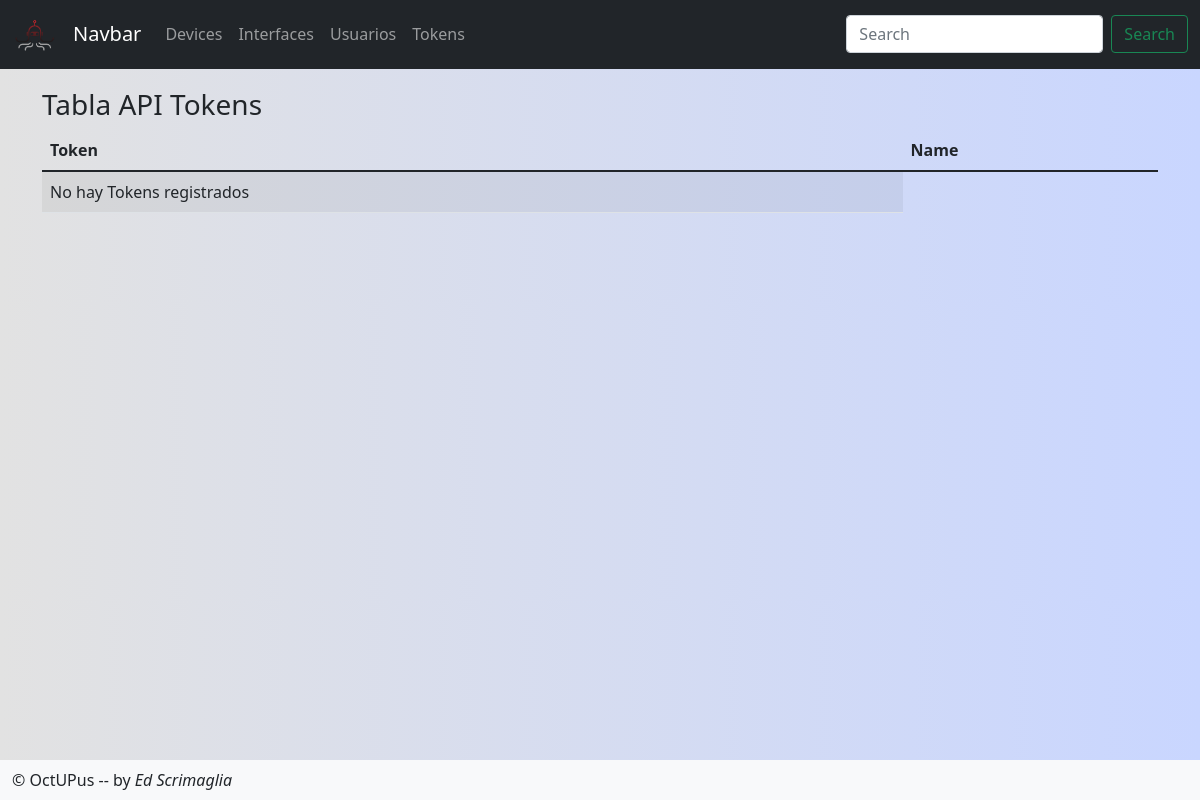
Page /tokens on the earlier database version.
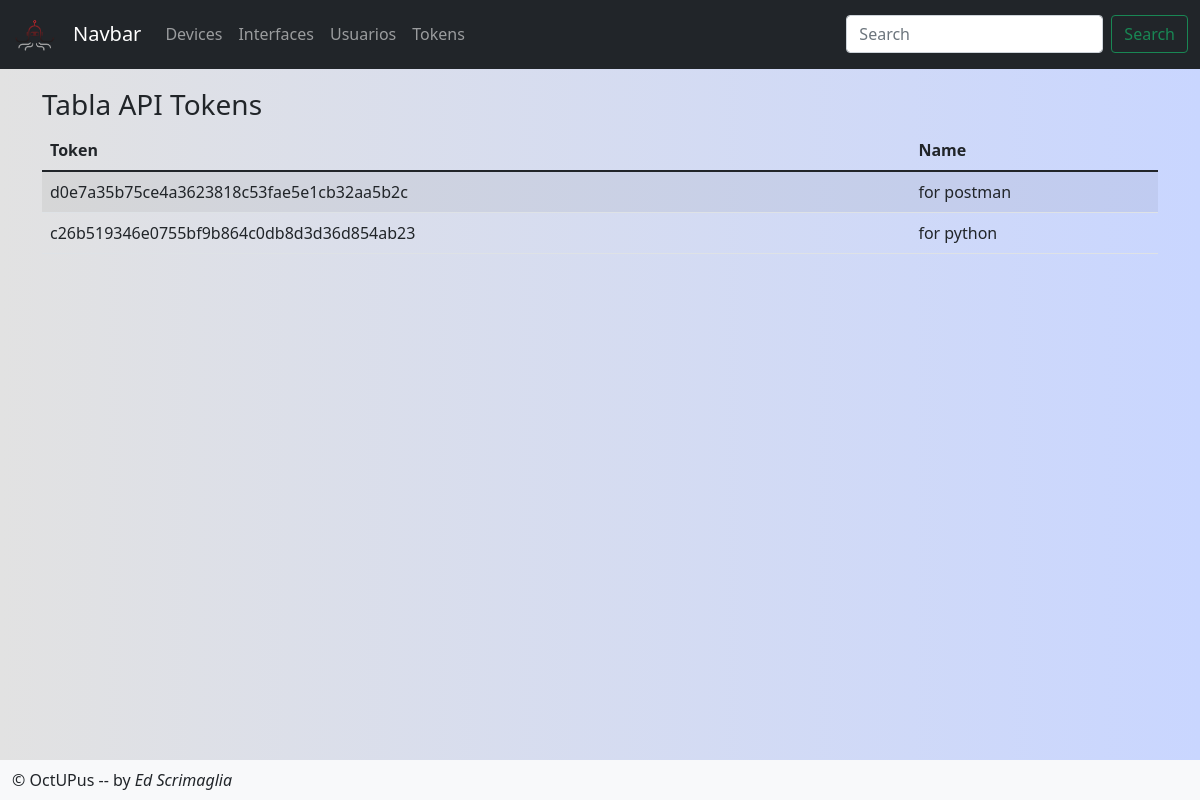
Same page on the later database version.
### ApiApp/models.py (models this page shows, shortened)
class Tokens(models.Model):
    token = models.CharField(max_length=60, blank=False, null=False, primary_key=True)
    name = models.CharField(max_length=15, blank=False, null=False)
    class Meta:
        constraints = [
            models.UniqueConstraint(fields=['token', 'name'], name="unique token")
        ]

### WebApp/views.py (the view, shortened to what this page needs)
# urls.py: path('tokens', process_sub_pag, name='Tokens'),
def process_sub_pag(request):
    if request.method == 'GET':
        if 'device' in str(request.get_full_path()):
            registros = Devices.objects.all().order_by('name').values()
            if len(registros) >= 1:
                devices_v = {
                    'data': registros,
                    'cant_rec': len(registros)
                }
            else:
                devices_v = {
                    'result': f"No hay Devices registrados",
                    'cant_rec': 0
                }
            return render(request,"devices.html",devices_v)
        elif 'token' in str(request.get_full_path()):
            registros = Tokens.objects.all().order_by('name').values()
            if len(registros) >= 1:
                devices_v = {
                    'data': registros,
                    'cant_rec': len(registros)
                }
            else:
                devices_v = {
                    'result': f"No hay Tokens registrados",
                    'cant_rec': 0
                }
            return render(request,"tokens.html",devices_v)
        else:
            return HttpResponse("Bad URL, check process_sub_pag method in views")
    else:
        return HttpResponse("Must be a GET request")

### WebApp/templates/tokens.html
{% extends "home.html" %}
{% block content %}
<h3> Tabla API Tokens</h3>
<table class="table table-striped">
    <thead>
        <tr>
            <th>Token</th>
            <th>Name</th>
        </tr>
    </thead>
    <tbody>
        {% if cant_rec > 0 %}
        {% for token in data %}
        <tr class="letras">
            <td>{{token.token}}</td>
            <td>{{token.name}}</td>
        </tr>
        {% endfor %}
        {% else %}
        <tr>
            <td>{{result}}</td>
        </tr>
        {% endif %}
    </tbody>
</table>
{% endblock %}

### WebApp/templates/home.html (shortened to what this page needs)
<!DOCTYPE html>
    <html lang="es">
    <head>
        {% load static %}
        <link href="{% static 'bootstrap/bootstrap.min.css' %}" rel="stylesheet">
        <link rel="stylesheet" href="{% static 'css/main.css' %}">
    </head>
    <body>
        {% include "cabecera.html" %}
        <section>
            <article>
                <div class="container my-3">
                    <div class="row">
                        <div class="col-sm-12 col-md-12 col-lg-12 col-xl-12 py-4 mt-5">
                            {% block content %}
                            {% endblock %}
                        </div>
                    </div>
                </div>
            </article>
        </section>
        {% include "footer.html" %}
    </body>
</html>

### WebApp/templates/cabecera.html (shortened to what this page needs)
<header>
    {% load static %}
    <nav class="fixed-top navbar navbar-expand-lg navbar-dark bg-dark">
        <div class="container-fluid">
            <a class="navbar-brand" href="http://octupuscloud.com" target="_blank" rel="noopener noreferrer">
                <img src="{% static 'images/octupus.png' %}" alt="" width="45px" class="d-inline-block align-text-left" title="OctUPus Site">
            </a>
            <a class="navbar-brand" href="{% url 'Home' %}">Navbar</a>
            <div class="collapse navbar-collapse" id="navbarSupportedContent">
                <ul class="navbar-nav me-auto mb-2 mb-lg-0">
                    <li class="nav-item">
                        <a class="nav-link" href="{% url 'Devices' %}">Devices</a>
                    </li>
                    <li class="nav-item">
                        <a class="nav-link" href="{% url 'Interfaces' %}">Interfaces</a>
                    </li>
                    <li class="nav-item">
                        <a class="nav-link" href="{% url 'Usuarios' %}">Usuarios</a>
                    </li>
                    <li class="nav-item">
                        <a class="nav-link" href="{% url 'Tokens' %}">Tokens</a>
                    </li>
                </ul>
                <form class="d-flex">
                    <input class="form-control me-2" type="search" placeholder="Search" aria-label="Search">
                    <button class="btn btn-outline-success" type="submit">Search</button>
                </form>
            </div>
        </div>
    </nav>
</header>

### WebApp/templates/footer.html
<footer class="fixed-bottom navbar-light bg-light">
    <div class="container-fluid my-2">
        <label class="letra_footer">&copy; OctUPus -- by <em>Ed Scrimaglia</em></label>
    </div>
</footer>

### ApiServer/static/css/main.css (style rules this page uses)
body { background: #C9D6FF; background: -webkit-linear-gradient(to right, #E2E2E2, #C9D6FF); background: linear-gradient(to right, #E2E2E2, #C9D6FF); }
.letra_footer { font-size: medium; }

Differences in the rows shown:
added Tokens: token "d0e7a35b75ce4a3623818c53fae5e1cb32aa5b2c", name "for postman"
added Tokens: token "c26b519346e0755bf9b864c0db8d3d36d854ab23", name "for python"
Other differences:
{{ result }}: "No hay Tokens registrados" → (not shown)
